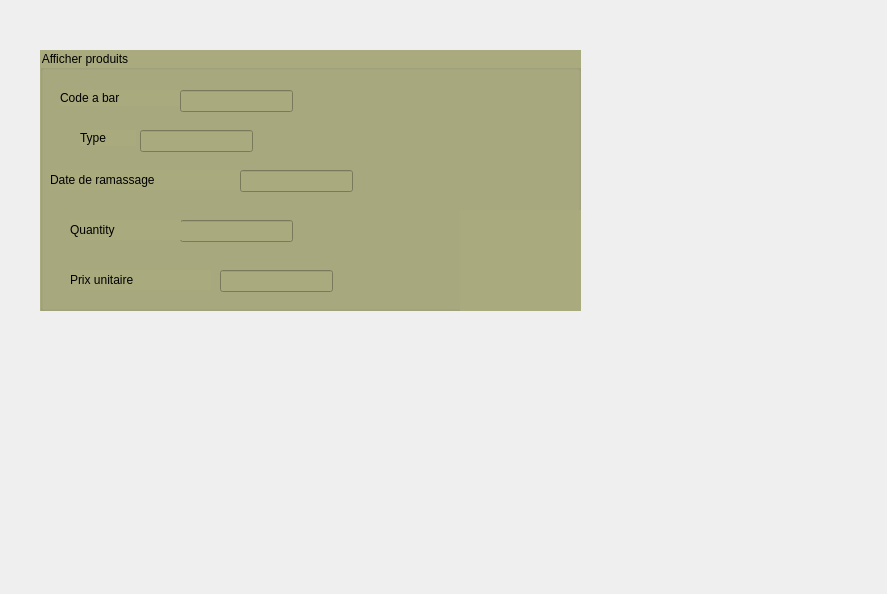
<?xml version="1.0" encoding="UTF-8"?>
<ui version="4.0">
 <class>Dialog</class>
 <widget class="QDialog" name="Dialog">
  <property name="geometry">
   <rect>
    <x>0</x>
    <y>0</y>
    <width>887</width>
    <height>594</height>
   </rect>
  </property>
  <property name="windowTitle">
   <string>Afficher produits</string>
  </property>
  <widget class="QGroupBox" name="groupBox">
   <property name="geometry">
    <rect>
     <x>40</x>
     <y>50</y>
     <width>541</width>
     <height>261</height>
    </rect>
   </property>
   <property name="styleSheet">
    <string notr="true">background-color: rgb(170, 170, 127);</string>
   </property>
   <property name="title">
    <string>Afficher produits</string>
   </property>
   <widget class="QLabel" name="label">
    <property name="geometry">
     <rect>
      <x>20</x>
      <y>40</y>
      <width>171</width>
      <height>16</height>
     </rect>
    </property>
    <property name="styleSheet">
     <string notr="true">font: 75 8pt &quot;8514oem&quot;;</string>
    </property>
    <property name="text">
     <string>Code a bar</string>
    </property>
   </widget>
   <widget class="QLabel" name="label_2">
    <property name="geometry">
     <rect>
      <x>40</x>
      <y>80</y>
      <width>56</width>
      <height>16</height>
     </rect>
    </property>
    <property name="styleSheet">
     <string notr="true">font: 75 8pt &quot;8514oem&quot;;</string>
    </property>
    <property name="text">
     <string>Type</string>
    </property>
   </widget>
   <widget class="QLabel" name="label_3">
    <property name="geometry">
     <rect>
      <x>10</x>
      <y>120</y>
      <width>211</width>
      <height>20</height>
     </rect>
    </property>
    <property name="styleSheet">
     <string notr="true">font: 8pt &quot;8514oem&quot;;</string>
    </property>
    <property name="text">
     <string>Date de ramassage</string>
    </property>
   </widget>
   <widget class="QLineEdit" name="lineEdit_codeD">
    <property name="geometry">
     <rect>
      <x>140</x>
      <y>40</y>
      <width>113</width>
      <height>22</height>
     </rect>
    </property>
    <property name="readOnly">
     <bool>true</bool>
    </property>
   </widget>
   <widget class="QLineEdit" name="lineEdit_typeD">
    <property name="geometry">
     <rect>
      <x>100</x>
      <y>80</y>
      <width>113</width>
      <height>22</height>
     </rect>
    </property>
    <property name="readOnly">
     <bool>true</bool>
    </property>
   </widget>
   <widget class="QLineEdit" name="lineEdit_dateD">
    <property name="geometry">
     <rect>
      <x>200</x>
      <y>120</y>
      <width>113</width>
      <height>22</height>
     </rect>
    </property>
    <property name="text">
     <string/>
    </property>
    <property name="readOnly">
     <bool>true</bool>
    </property>
   </widget>
   <widget class="QLabel" name="label_4">
    <property name="geometry">
     <rect>
      <x>420</x>
      <y>160</y>
      <width>201</width>
      <height>101</height>
     </rect>
    </property>
    <property name="text">
     <string/>
    </property>
    <property name="pixmap">
     <pixmap>../../Downloads/projectttt__2_-removebg-preview.png</pixmap>
    </property>
   </widget>
   <widget class="QLineEdit" name="lineEdit_dateD_2">
    <property name="geometry">
     <rect>
      <x>140</x>
      <y>170</y>
      <width>113</width>
      <height>22</height>
     </rect>
    </property>
    <property name="text">
     <string/>
    </property>
    <property name="readOnly">
     <bool>true</bool>
    </property>
   </widget>
   <widget class="QLabel" name="label_5">
    <property name="geometry">
     <rect>
      <x>30</x>
      <y>170</y>
      <width>111</width>
      <height>20</height>
     </rect>
    </property>
    <property name="styleSheet">
     <string notr="true">font: 8pt &quot;8514oem&quot;;</string>
    </property>
    <property name="text">
     <string>Quantity</string>
    </property>
   </widget>
   <widget class="QLabel" name="label_6">
    <property name="geometry">
     <rect>
      <x>30</x>
      <y>220</y>
      <width>141</width>
      <height>20</height>
     </rect>
    </property>
    <property name="styleSheet">
     <string notr="true">font: 8pt &quot;8514oem&quot;;</string>
    </property>
    <property name="text">
     <string>Prix unitaire</string>
    </property>
   </widget>
   <widget class="QLineEdit" name="lineEdit_dateD_3">
    <property name="geometry">
     <rect>
      <x>180</x>
      <y>220</y>
      <width>113</width>
      <height>22</height>
     </rect>
    </property>
    <property name="text">
     <string/>
    </property>
    <property name="readOnly">
     <bool>true</bool>
    </property>
   </widget>
  </widget>
 </widget>
 <resources/>
 <connections/>
</ui>
